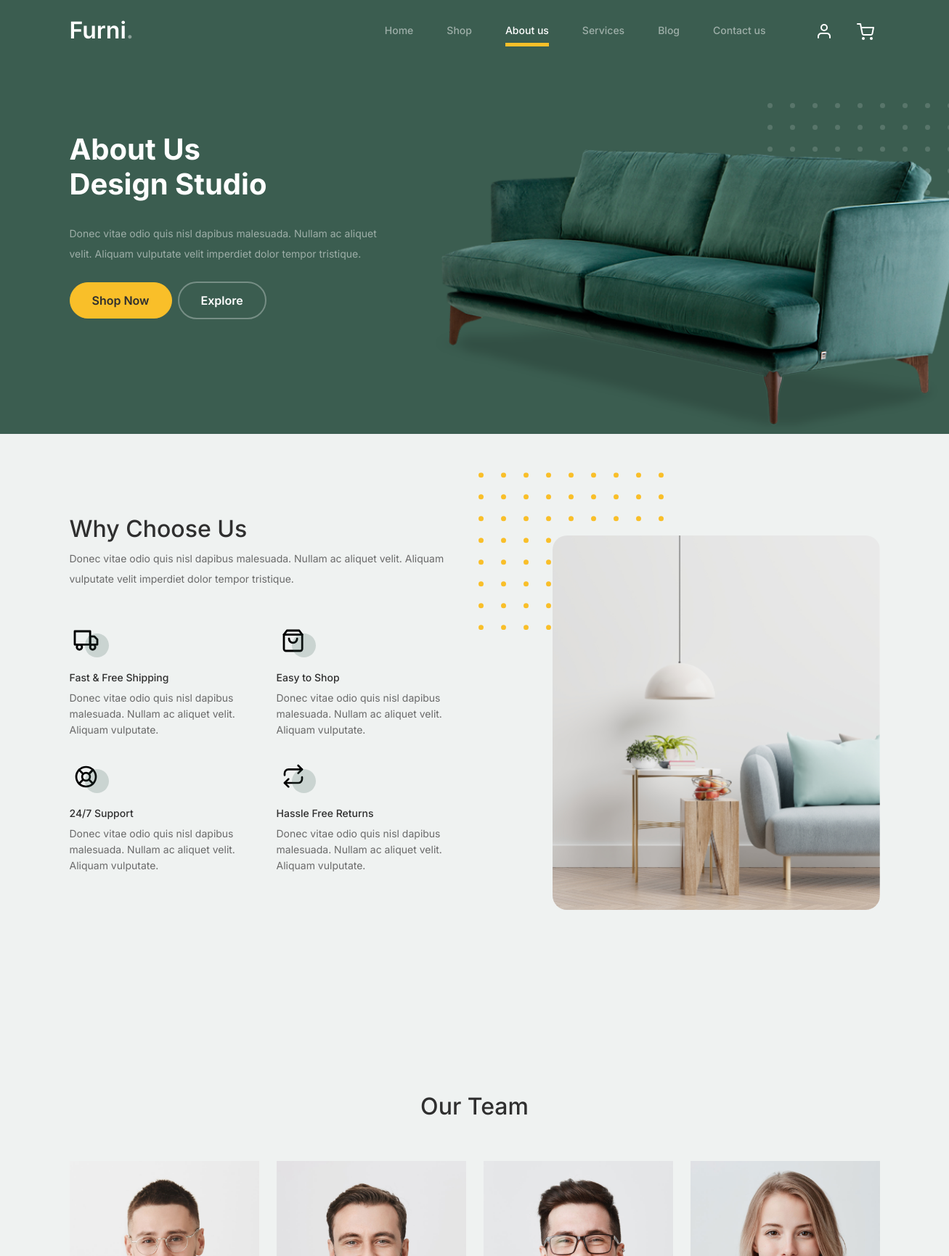
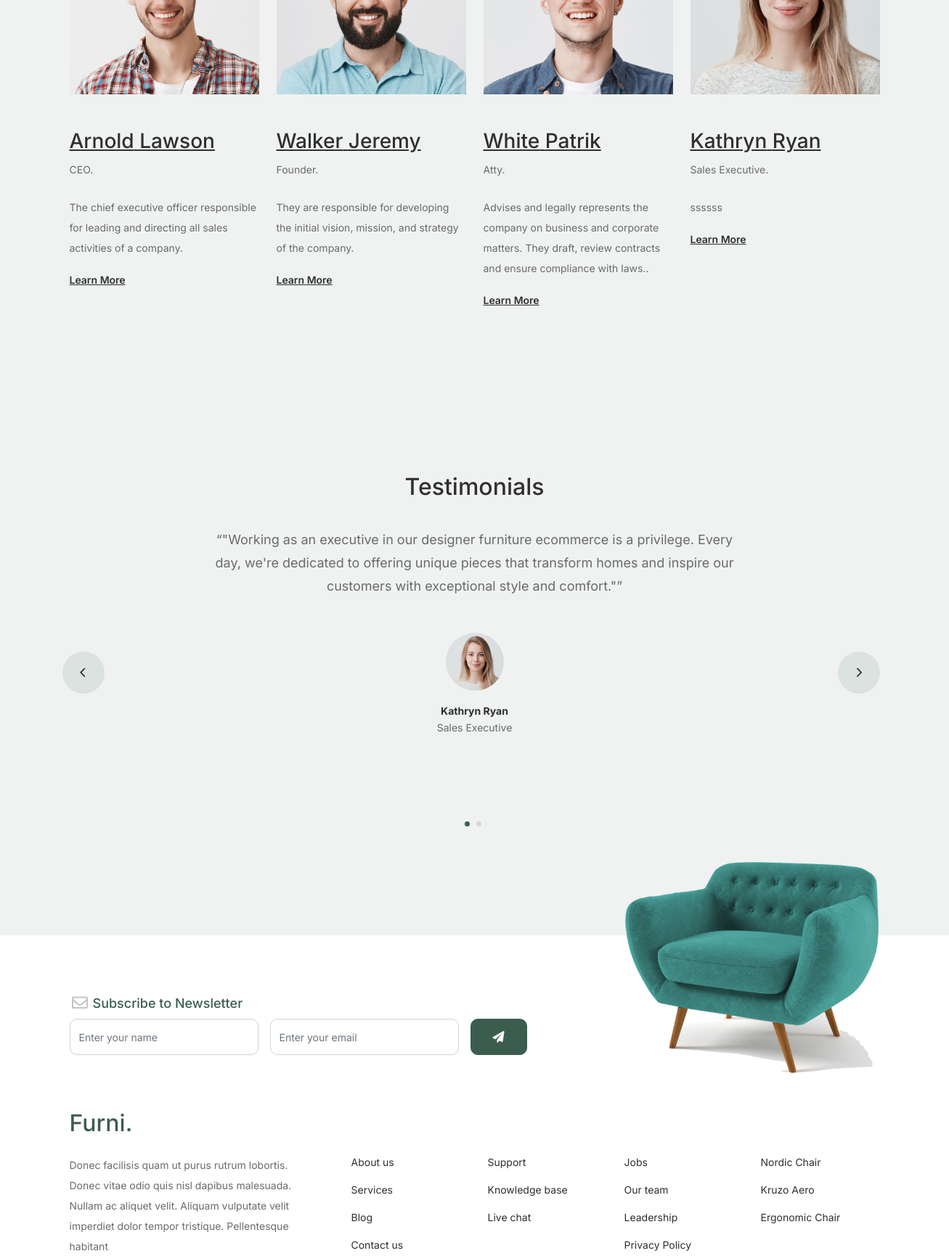
The page /about/ (upper part) on the database its author committed (2 pictures, top to bottom).
### models/models.py (models this page shows, shortened)
class About(models.Model):
    first_name = models.CharField(max_length=100)
    last_name = models.CharField(max_length=100)
    position = models.CharField(max_length=100)
    description = models.TextField(default="")
    image_url = models.CharField(max_length=2083, default="")
    class Meta:
        verbose_name_plural = "Abouts"
        verbose_name = "About"

class Testimonial(models.Model):
    first_name = models.CharField(max_length=100)
    last_name = models.CharField(max_length=100)
    position = models.CharField(max_length=100)
    testimonial = models.TextField(default="")
    image_url = models.CharField(max_length=2083, default="")
    class Meta:
        verbose_name_plural = "Testimonials"
        verbose_name = "Testimonial"

### models/views.py (the view)
# urls.py: path("about/", about, name="about"),
def about(request):
    team = About.objects.all()
    testimonial = Testimonial.objects.all()
    context = {"teams": team, "testimonials": testimonial}
    return render(request, "about.html", context)

### models/templates/about.html (shortened to what this page needs)
{% extends 'index.html' %}
{% block static %}
	{% load static %}
{% endblock static %}
{% block nav %}
	<li><a class="nav-link" href="{% url 'home' %}">Home</a></li>
	<li><a class="nav-link" href="{% url 'shop' %}">Shop</a></li>
	<li class="nav-item active">
	  <a class="nav-link" href="{% url 'about' %}">About us</a>
	</li>
	<li><a class="nav-link" href="{% url 'service' %}">Services</a></li>
	<li><a class="nav-link" href="{% url 'blog' %}">Blog</a></li>
	<li><a class="nav-link" href="{% url 'contact' %}">Contact us</a></li>
{% endblock nav %}
{% block hero %}
<div class="row justify-content-between">
	<div class="col-lg-5">
		<div class="intro-excerpt">
			<h1>About Us <br/><span clsas="d-block">Design Studio</span></h1>
			<p class="mb-4">Donec vitae odio quis nisl dapibus malesuada. Nullam ac aliquet velit. Aliquam vulputate velit imperdiet dolor tempor tristique.</p>
			<p><a href="" class="btn btn-secondary me-2">Shop Now</a><a href="#" class="btn btn-white-outline">Explore</a></p>
		</div>
	</div>
	<div class="col-lg-7">
		<div class="hero-img-wrap">
			<img src="{% static 'images/couch.png' %}" class="img-fluid">
		</div>
	</div>
</div>
{% endblock hero %}
{% block content %}
		<div class="why-choose-section">
			<div class="container">
				<div class="row justify-content-between align-items-center">
					<div class="col-lg-6">
						<h2 class="section-title">Why Choose Us</h2>
						<p>Donec vitae odio quis nisl dapibus malesuada. Nullam ac aliquet velit. Aliquam vulputate velit imperdiet dolor tempor tristique.</p>
						<div class="row my-5">
							<div class="col-6 col-md-6">
								<div class="feature">
									<div class="icon">
										<img src="{% static 'images/truck.svg' %}" alt="Image" class="imf-fluid">
									</div>
									<h3>Fast &amp; Free Shipping</h3>
									<p>Donec vitae odio quis nisl dapibus malesuada. Nullam ac aliquet velit. Aliquam vulputate.</p>
								</div>
							</div>
							<div class="col-6 col-md-6">
								<div class="feature">
									<div class="icon">
										<img src="{% static 'images/bag.svg' %}" alt="Image" class="imf-fluid">
									</div>
									<h3>Easy to Shop</h3>
									<p>Donec vitae odio quis nisl dapibus malesuada. Nullam ac aliquet velit. Aliquam vulputate.</p>
								</div>
							</div>
							<div class="col-6 col-md-6">
								<div class="feature">
									<div class="icon">
										<img src="{% static 'images/support.svg' %}" alt="Image" class="imf-fluid">
									</div>
									<h3>24/7 Support</h3>
									<p>Donec vitae odio quis nisl dapibus malesuada. Nullam ac aliquet velit. Aliquam vulputate.</p>
								</div>
							</div>
							<div class="col-6 col-md-6">
								<div class="feature">
									<div class="icon">
										<img src="{% static 'images/return.svg' %}" alt="Image" class="imf-fluid">
									</div>
									<h3>Hassle Free Returns</h3>
									<p>Donec vitae odio quis nisl dapibus malesuada. Nullam ac aliquet velit. Aliquam vulputate.</p>
								</div>
							</div>
						</div>
					</div>
					<div class="col-lg-5">
						<div class="img-wrap">
							<img src="{% static 'images/why-choose-us-img.jpg' %}" alt="Image" class="img-fluid">
						</div>
					</div>
				</div>
			</div>
		</div>
		<div class="untree_co-section">
			<div class="container">
				<div class="row mb-5">
					<div class="col-lg-5 mx-auto text-center">
						<h2 class="section-title">Our Team</h2>
					</div>
				</div>
				<div class="row">
          {% for team in teams %}
            <div class="col-12 col-md-6 col-lg-3 mb-5 mb-md-0">
              <img src="{% static 'images/'|add:team.image_url %}" class="img-fluid mb-5">
              <h3 clas><a href="#"><span class="">{{team.first_name}}</span> {{team.last_name}}</a></h3>
              <span class="d-block position mb-4">{{team.position}}.</span>
              <p>{{team.description}}</p>
              <p class="mb-0"><a href="#" class="more dark">Learn More </a></p>
            </div>
          {% endfor %}
				</div>
			</div>
		</div>
		<div class="testimonial-section before-footer-section">
			<div class="container">
				<div class="row">
					<div class="col-lg-7 mx-auto text-center">
						<h2 class="section-title">Testimonials</h2>
					</div>
				</div>
				<div class="row justify-content-center">
					<div class="col-lg-12">
						<div class="testimonial-slider-wrap text-center">
							<div id="testimonial-nav">
								<span class="prev" data-controls="prev"><span class="fa fa-chevron-left"></span></span>
								<span class="next" data-controls="next"><span class="fa fa-chevron-right"></span></span>
							</div>
							<div class="testimonial-slider">
                {% for testimonial in testimonials %}
								<div class="item">
									<div class="row justify-content-center">
										<div class="col-lg-8 mx-auto">
											<div class="testimonial-block text-center">
												<blockquote class="mb-5">
													<p>&ldquo;{{testimonial.testimonial}}&rdquo;</p>
												</blockquote>
												<div class="author-info">
													<div class="author-pic">
														<img src="{% static 'images/'|add:testimonial.image_url %}" alt="Maria Jones" class="img-fluid">
													</div>
													<h3 class="font-weight-bold">{{testimonial.first_name}} {{ testimonial.last_name}}</h3>
													<span class="position d-block mb-3">{{testimonial.position}}</span>
												</div>
											</div>
										</div>
									</div>
								</div>
                {% endfor %}
							</div>
						</div>
					</div>
				</div>
			</div>
		</div>
{% endblock content %}

### models/static/css/tiny-slider.css (style rules this page uses)
.tns-slider { -webkit-transition:all 0s;-moz-transition:all 0s;transition:all 0s }
.tns-slider>.tns-item { -webkit-box-sizing:border-box;-moz-box-sizing:border-box;box-sizing:border-box }
.tns-horizontal.tns-subpixel { white-space:nowrap }
.tns-horizontal.tns-subpixel>.tns-item { display:inline-block;vertical-align:top;white-space:normal }

### rows shown on the page
About: image_url (picture), first_name "Arnold", last_name "Lawson", position "CEO", description "The chief executive officer responsible for leading and directing all sales activities of a company."
About: image_url (picture), first_name "Walker", last_name "Jeremy", position "Founder", description "They are responsible for developing the initial vision, mission, and strategy of the company."
About: image_url (picture), first_name "White", last_name "Patrik", position "Atty", description "Advises and legally represents the company on business and corporate matters. They draft, review contracts and ensure compliance with laws.."
About: image_url (picture), first_name "Kathryn", last_name "Ryan", position "Sales Executive", description "ssssss"
Testimonial: testimonial "\"Working as an executive in our designer furniture ecommerce is a privilege. Every day, we're dedicated to offering unique pieces that transform homes and inspire our customers with exceptional style and comfort.\"", image_url (picture), first_name "Kathryn", last_name "Ryan", position "Sales Executive"
